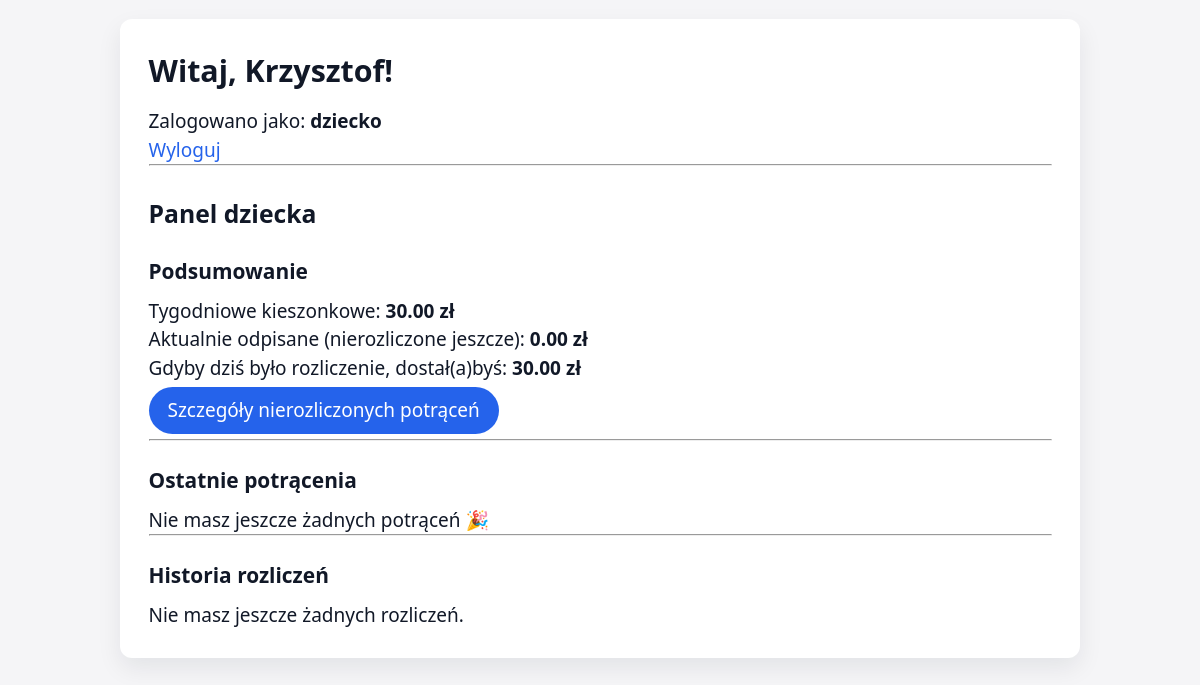
The app's page /index.php (signed in), older data.
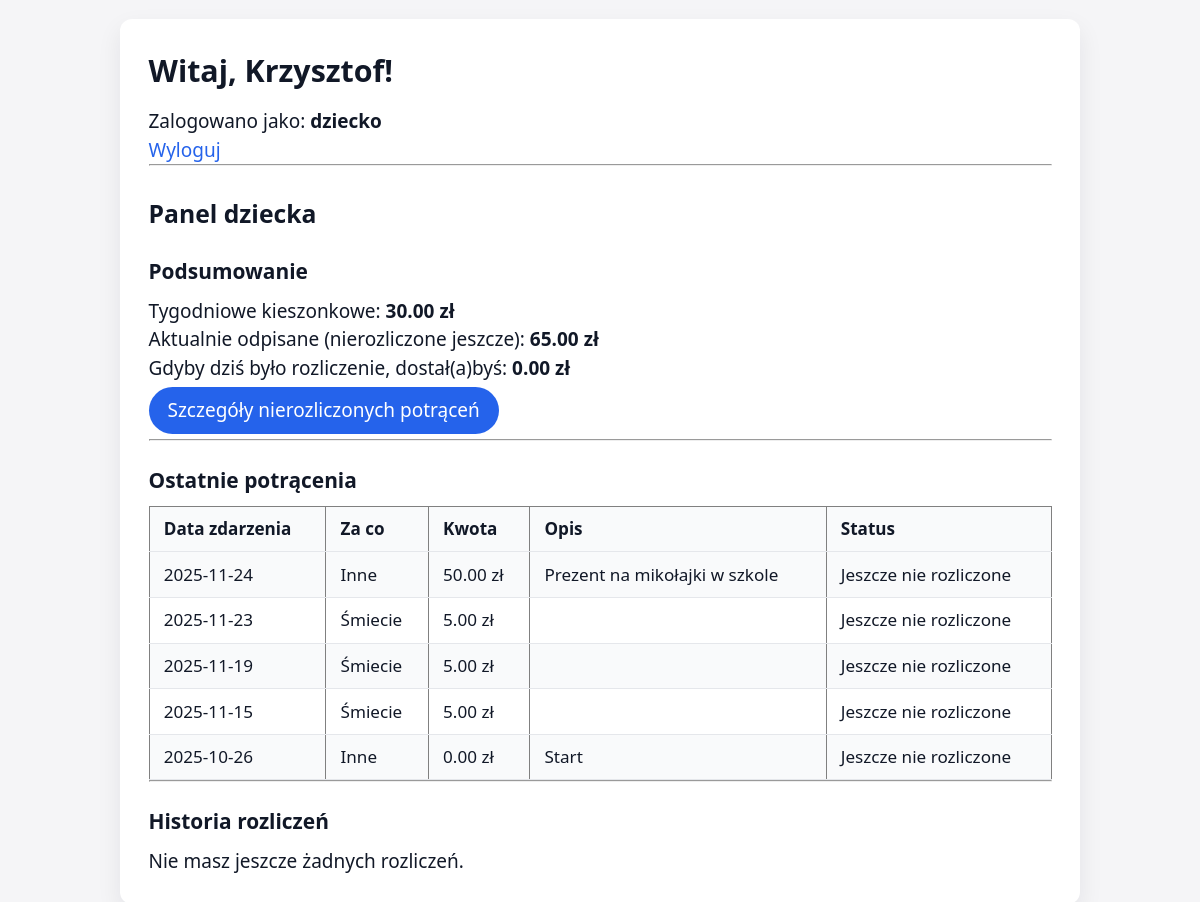
The same page, newer data.
### tables this page shows
CREATE TABLE IF NOT EXISTS `uzytkownicy` (
  `id` bigint(20) UNSIGNED NOT NULL AUTO_INCREMENT,
  `login` varchar(50) NOT NULL,
  `haslo_hash` varchar(255) NOT NULL,
  `imie` varchar(100) NOT NULL,
  `rola` enum('rodzic','dziecko') NOT NULL DEFAULT 'dziecko',
  `rodzic_id` bigint(20) UNSIGNED DEFAULT NULL,
  `kieszonkowe_tygodniowe` decimal(8,2) DEFAULT NULL,
  `aktywny` tinyint(1) NOT NULL DEFAULT 1,
  `created_at` timestamp NOT NULL DEFAULT current_timestamp(),
  PRIMARY KEY (`id`),
  UNIQUE KEY `login` (`login`),
  KEY `fk_uzytkownicy_rodzic` (`rodzic_id`)
);

CREATE TABLE IF NOT EXISTS `potracenia` (
  `id` bigint(20) UNSIGNED NOT NULL AUTO_INCREMENT,
  `dziecko_id` bigint(20) UNSIGNED NOT NULL,
  `typ_id` smallint(5) UNSIGNED NOT NULL,
  `kwota` decimal(8,2) NOT NULL,
  `opis` varchar(255) DEFAULT NULL,
  `data_zdarzenia` date NOT NULL,
  `utworzone_at` datetime NOT NULL DEFAULT current_timestamp(),
  `utworzyl_id` bigint(20) UNSIGNED NOT NULL,
  `rozliczone` tinyint(1) NOT NULL DEFAULT 0,
  `rozliczenie_id` bigint(20) UNSIGNED DEFAULT NULL,
  PRIMARY KEY (`id`),
  KEY `fk_potracenia_dziecko` (`dziecko_id`),
  KEY `fk_potracenia_typ` (`typ_id`),
  KEY `fk_potracenia_utworzyl` (`utworzyl_id`)
);

CREATE TABLE IF NOT EXISTS `typy_potracen` (
  `id` smallint(5) UNSIGNED NOT NULL AUTO_INCREMENT,
  `nazwa` varchar(100) NOT NULL,
  `domyslna_kwota` decimal(8,2) NOT NULL,
  `opis` varchar(255) DEFAULT NULL,
  `aktywny` tinyint(1) NOT NULL DEFAULT 1,
  PRIMARY KEY (`id`)
);

### index.php (the view, shortened to what this page needs)
<?php
require_once 'config.php';
$user_id = $_SESSION['user_id'];
$imie    = $_SESSION['imie'] ?? '';
$rola    = $_SESSION['rola'] ?? '';
?>
<!DOCTYPE html>
<html lang="pl">
<head>
    <link rel="stylesheet" href="style.css">
    <link rel="stylesheet" href="mobile.css">
</head>
<body>
<div class="layout-desktop">
    <div class="container">
        <h1>Witaj, <?php echo htmlspecialchars($imie); ?>!</h1>
        <p>Zalogowano jako: <strong><?php echo htmlspecialchars($rola); ?></strong></p>
        <p><a href="logout.php">Wyloguj</a></p>
        <hr>
        <?php if ($rola === 'rodzic'): ?>
            <h2>Panel rodzica</h2>
            <p><a href="add_child.php">➕ Dodaj dziecko</a></p>
            <p><a href="add_deduction.php">➖ Dodaj potrącenie</a></p>
            <p><a href="make_settlement.php">✅ Rozlicz tydzień</a></p>
            <h3>Twoje dzieci</h3>
            <?php
            $stmt = $mysqli->prepare('
                SELECT id, imie, login, kieszonkowe_tygodniowe
                FROM uzytkownicy
                WHERE rodzic_id = ? AND rola = "dziecko" AND aktywny = 1
                ORDER BY imie
            ');
            if ($stmt) {
                $stmt->bind_param('i', $user_id);
                $stmt->execute();
                $result = $stmt->get_result();
                if ($result->num_rows === 0) {
                    echo '<p>Nie dodałeś jeszcze żadnego dziecka.</p>';
                } else {
                    $stmtSum = $mysqli->prepare('
                        SELECT IFNULL(SUM(kwota), 0) AS suma
                        FROM potracenia
                        WHERE dziecko_id = ? AND rozliczone = 0
                    ');
                    $stmtLast = $mysqli->prepare('
                        SELECT okres_od, okres_do, kieszonkowe_brutto,
                               suma_potracen, kieszonkowe_netto, data_rozliczenia
                        FROM rozliczenia
                        WHERE dziecko_id = ?
                        ORDER BY data_rozliczenia DESC
                        LIMIT 1
                    ');
                    echo '<table border="1" cellpadding="5" cellspacing="0">';
                    echo '<tr>
                            <th>Imię</th>
                            <th>Login</th>
                            <th>Kieszonkowe tygodniowe</th>
                            <th>Suma nierozliczonych potrąceń</th>
                            <th>Ostatnie rozliczenie</th>
                            <th>Akcje</th>
                          </tr>';
                    while ($row = $result->fetch_assoc()) {
                        $child_id = (int)$row['id'];
                        $suma_nierozliczonych = 0.0;
                        if ($stmtSum) {
                            $stmtSum->bind_param('i', $child_id);
                            $stmtSum->execute();
                            $stmtSum->bind_result($suma_nierozliczonych);
                            $stmtSum->fetch();
                            $stmtSum->free_result();
                        }
                        $last_okres_od = null;
                        $last_okres_do = null;
                        $last_brutto   = null;
                        $last_suma     = null;
                        $last_netto    = null;
                        $last_data     = null;
                        if ($stmtLast) {
                            $stmtLast->bind_param('i', $child_id);
                            $stmtLast->execute();
                            $stmtLast->bind_result(
                                $last_okres_od,
                                $last_okres_do,
                                $last_brutto,
                                $last_suma,
                                $last_netto,
                                $last_data
                            );
                            $stmtLast->fetch();
                            $stmtLast->free_result();
                        }
                        echo '<tr>';
                        echo '<td>' . htmlspecialchars($row['imie']) . '</td>';
                        echo '<td>' . htmlspecialchars($row['login']) . '</td>';
                        echo '<td>' . htmlspecialchars($row['kieszonkowe_tygodniowe']) . ' zł</td>';
                        echo '<td>';
                        if ($suma_nierozliczonych > 0) {
                            echo '<a href="pending_deductions.php?child_id=' . $child_id . '">'
                               . number_format($suma_nierozliczonych, 2)
                               . ' zł</a>';
                        } else {
                            echo '0,00 zł';
                        }
                        echo '</td>';
                        echo '<td>';
                        if ($last_data !== null) {
                            echo '<small>';
                            echo 'Okres: ' . htmlspecialchars($last_okres_od) . ' &ndash; ' . htmlspecialchars($last_okres_do) . '<br>';
                            echo 'Brutto: ' . number_format($last_brutto, 2) . ' zł, ';
                            echo 'potrącenia: ' . number_format($last_suma, 2) . ' zł<br>';
                            echo '<strong>Do wypłaty: ' . number_format($last_netto, 2) . ' zł</strong><br>';
                            echo 'Rozliczono: ' . htmlspecialchars($last_data);
                            echo '</small>';
                        } else {
                            echo '<small>Brak rozliczeń</small>';
                        }
                        echo '</td>';
                        echo '<td>';
                        echo '<a href="add_deduction.php?dziecko_id=' . $child_id . '">➖&nbsp;Odpisz</a>';
                        echo '</td>';
                        echo '</tr>';
                    }
                    echo '</table>';
                    if ($stmtSum)  $stmtSum->close();
                    if ($stmtLast) $stmtLast->close();
                }
                $stmt->close();
            } else {
                echo '<p>Błąd: nie udało się pobrać listy dzieci.</p>';
            }
            ?>
        <?php elseif ($rola === 'dziecko'): ?>
            <?php
            $kieszonkowe_tyg = 0.0;
            $stmt = $mysqli->prepare('
                SELECT kieszonkowe_tygodniowe
                FROM uzytkownicy
                WHERE id = ? AND rola = "dziecko" AND aktywny = 1
                LIMIT 1
            ');
            if ($stmt) {
                $stmt->bind_param('i', $user_id);
                $stmt->execute();
                $stmt->bind_result($kieszonkowe_tyg);
            }
            $kieszonkowe_tyg = (float)$kieszonkowe_tyg;
            $suma_nierozliczonych = 0.0;
            $stmt = $mysqli->prepare('
                SELECT IFNULL(SUM(kwota), 0) AS suma
                FROM potracenia
                WHERE dziecko_id = ? AND rozliczone = 0
            ');
            if ($stmt) {
                $stmt->bind_param('i', $user_id);
                $stmt->execute();
                $stmt->bind_result($suma_nierozliczonych);
            }
            $suma_nierozliczonych = (float)$suma_nierozliczonych;
            $teoretyczne_netto = $kieszonkowe_tyg - $suma_nierozliczonych;
            if ($teoretyczne_netto < 0) {
                $teoretyczne_netto = 0.0;
            }
            ?>
            <h2>Panel dziecka</h2>
            <h3>Podsumowanie</h3>
            <p>Tygodniowe kieszonkowe: <strong><?php echo number_format($kieszonkowe_tyg, 2); ?> zł</strong></p>
            <p>Aktualnie odpisane (nierozliczone jeszcze):
                <strong><?php echo number_format($suma_nierozliczonych, 2); ?> zł</strong></p>
            <p>Gdyby dziś było rozliczenie, dostał(a)byś:
                <strong><?php echo number_format($teoretyczne_netto, 2); ?> zł</strong></p>
            <p>
                <a class="button" href="pending_deductions.php">
                    Szczegóły nierozliczonych potrąceń
                </a>
            </p>
            <hr>
            <?php
            $potracenia = [];
            $stmt = $mysqli->prepare('
                SELECT p.data_zdarzenia, t.nazwa, p.kwota, p.opis, p.rozliczone
                FROM potracenia p
                JOIN typy_potracen t ON p.typ_id = t.id
                WHERE p.dziecko_id = ?
                ORDER BY p.data_zdarzenia DESC, p.id DESC
                LIMIT 10
            ');
            if ($stmt) {
                $stmt->bind_param('i', $user_id);
                $stmt->execute();
                $result = $stmt->get_result();
                while ($row = $result->fetch_assoc()) {
                    $potracenia[] = $row;
                }
            }
            $rozliczenia = [];
            ?>
            <h3>Ostatnie potrącenia</h3>
            <?php if (empty($potracenia)): ?>
                <p>Nie masz jeszcze żadnych potrąceń 🎉</p>
            <?php else: ?>
                <table border="1" cellpadding="5" cellspacing="0">
                    <tr>
                        <th>Data zdarzenia</th>
                        <th>Za co</th>
                        <th>Kwota</th>
                        <th>Opis</th>
                        <th>Status</th>
                    </tr>
                    <?php foreach ($potracenia as $p): ?>
                        <tr>
                            <td><?php echo htmlspecialchars($p['data_zdarzenia']); ?></td>
                            <td><?php echo htmlspecialchars($p['nazwa']); ?></td>
                            <td><?php echo number_format($p['kwota'], 2); ?> zł</td>
                            <td><?php echo htmlspecialchars($p['opis'] ?? ''); ?></td>
                            <td>
                                <?php echo $p['rozliczone'] ? 'Rozliczone' : 'Jeszcze nie rozliczone'; ?>
                            </td>
                        </tr>
                    <?php endforeach; ?>
                </table>
            <?php endif; ?>
            <hr>
            <h3>Historia rozliczeń</h3>
            <?php if (empty($rozliczenia)): ?>
                <p>Nie masz jeszcze żadnych rozliczeń.</p>
            <?php endif; ?>
        <?php else: ?>
            <p>Nieznana rola użytkownika. Skontaktuj się z administratorem.</p>
        <?php endif; ?>
    </div>
</div>
</body>
</html>

### style.css (style rules this page uses)
* { box-sizing: border-box; margin: 0; padding: 0; }
body { font-family: system-ui, -apple-system, BlinkMacSystemFont, "Segoe UI", sans-serif; background: #f3f4f6; color: #111827; line-height: 1.5; padding: 1rem; }
.container { max-width: 960px; margin: 0 auto; background: #ffffff; border-radius: 12px; padding: 1.5rem; box-shadow: 0 10px 25px rgba(15, 23, 42, 0.08); }
h1 { font-size: 1.6rem; margin-bottom: 0.75rem; }
h2 { font-size: 1.3rem; margin-top: 1.5rem; margin-bottom: 0.75rem; }
h3 { font-size: 1.1rem; margin-top: 1.25rem; margin-bottom: 0.5rem; }
a { color: #2563eb; text-decoration: none; }
.button, input[type="submit"] { display: inline-block; padding: 0.5rem 1rem; border-radius: 999px; border: none; background: #2563eb; color: #ffffff; font-weight: 500; cursor: pointer; text-decoration: none; margin: 0.25rem 0; }
table { width: 100%; border-collapse: collapse; font-size: 0.9rem; min-width: 480px; }
th, td { padding: 0.5rem 0.75rem; border-bottom: 1px solid #e5e7eb; text-align: left; vertical-align: top; }
th { background: #f9fafb; font-weight: 600; }
tr:nth-child(even) td { background: #f9fafb; }

### mobile.css (style rules this page uses)
:root { --bg: #f5f5f7; --bg-card: #ffffff; --primary: #2563eb; --primary-soft: #e0ebff; --accent: #16a34a; --danger: #dc2626; --text-main: #111827; --text-muted: #6b7280; --border-soft: #e5e7eb; --radius-lg: 16px; --shadow-soft: 0 8px 20px rgba(15, 23, 42, 0.06); font-size: 19px; }
*, *::before, *::after { box-sizing: border-box; }
body { margin: 0; font-family: system-ui, -apple-system, BlinkMacSystemFont, "Segoe UI", sans-serif; background: var(--bg); color: var(--text-main); }

### index.php (style rules this page uses)
.layout-desktop { display: block; }

Row changes from the older to the newer data that the page shows:
shown differently, row unchanged: uzytkownicy: kieszonkowe_tygodniowe "30.00" → (not shown)
added potracenia: data_zdarzenia "2025-11-24", typ.nazwa "Inne", kwota "50.00", opis "Prezent na mikołajki w szkole", rozliczone "Jeszcze nie rozliczone"
added potracenia: data_zdarzenia "2025-11-23", typ.nazwa "Śmiecie", kwota "5.00", rozliczone "Jeszcze nie rozliczone"
added potracenia: data_zdarzenia "2025-11-19", typ.nazwa "Śmiecie", kwota "5.00", rozliczone "Jeszcze nie rozliczone"
added potracenia: data_zdarzenia "2025-11-15", typ.nazwa "Śmiecie", kwota "5.00", rozliczone "Jeszcze nie rozliczone"
added potracenia: data_zdarzenia "2025-10-26", typ.nazwa "Inne", kwota "0.00", opis "Start", rozliczone "Jeszcze nie rozliczone"
Text that changed along with them:
$suma_nierozliczonych: "0.00" → "65.00"
$teoretyczne_netto: (not shown) → "0.00"
text no longer shown: "Nie masz jeszcze żadnych potrąceń 🎉"
text now shown: "Data zdarzenia Za co Kwota Opis Status"
